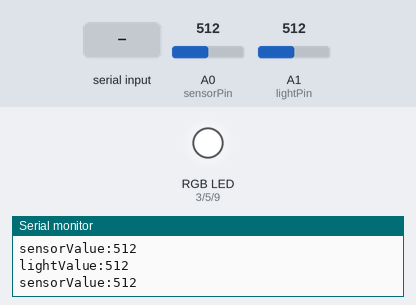
Simulated run of this sketch. Board: Arduino Uno, built with avr-gcc and run on an emulated ATmega328P. Parts: an RGB LED mixed from three pins (HIGH = lit), the last lines printed to the serial monitor. The inputs (shaded band) are chosen by the test bench; at power-on: A0 (sensorPin) = 512, A1 (lightPin) = 512.

Above: at 1.2 s.
1.3 s: "F" received over Serial
At 3.3 s:
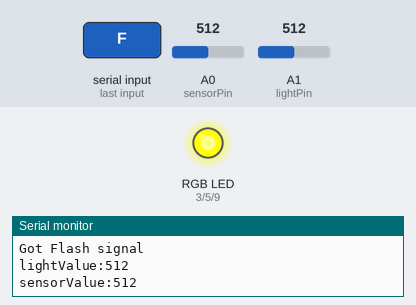
4.3 s: "S" received over Serial
At 6.5 s:
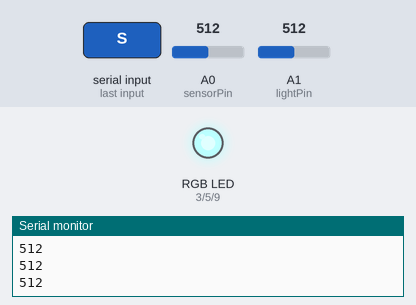
6.8 s: A0 (sensorPin) set to 306
At 7.2 s:
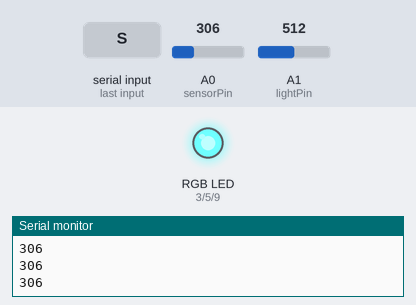
8.3 s: A0 (sensorPin) set to 122
At 9.5 s:
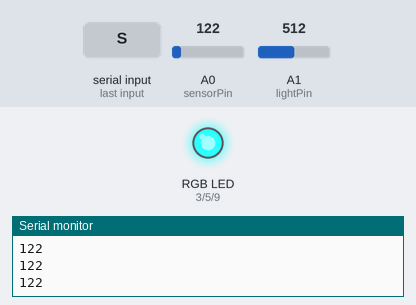
9.8 s: "G" received over Serial
At 11.9 s:
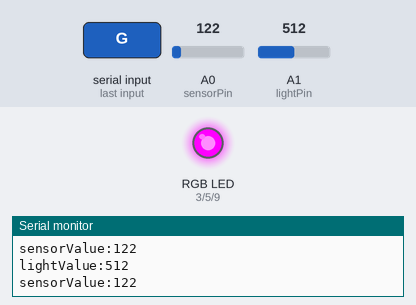
12.8 s: "B" received over Serial
At 15.3 s:
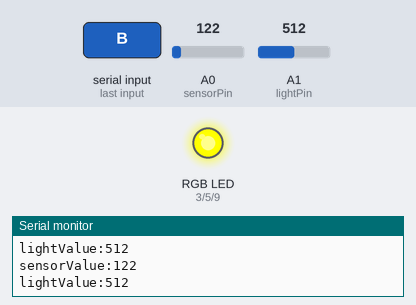
Timing chart, 0 to 16.3 s (numbered marks = the images above; inputs shaded):
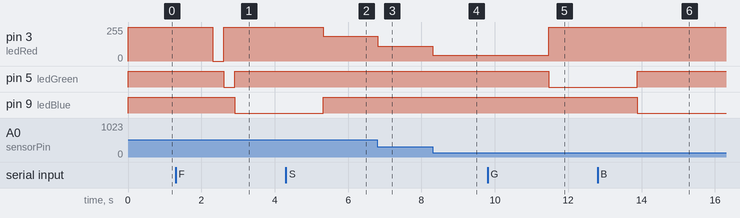

The sketch:

School_RGB_v6.ino
```cpp
int ledRed = 3;           // the PWM pin the LED is attached to RED Leg
int ledGreen = 5;           // the PWM pin the LED is attached to GREEN Leg
int ledBlue = 9;           // the PWM pin the LED is attached to BLUE Leg

int sensorPin = A0;    // select the input pin for the potentiometer
int sensorValue = 0;  // variable to store the value coming from the sensor

int lightPin = A1;    // select the input pin for the potentiometer
int lightValue = 0;  // variable to store the value coming from the sensor

//String this is where the data that I type in will get stored
String whatCameIn = "";

void setup() {

  pinMode(ledRed, OUTPUT);
  pinMode(ledGreen, OUTPUT);
  pinMode(ledBlue, OUTPUT);

  analogWrite(ledRed, 255);
  analogWrite(ledGreen, 255);
  analogWrite(ledBlue, 255);

  //Sets up the serial Speed
  Serial.begin(9600);
}


//Program will just keep looping around here looking for work to do !
void loop() {

   lightValue = analogRead(lightPin);
   Serial.print("lightValue:");
   Serial.println(lightValue);

   sensorValue = analogRead(sensorPin);
   Serial.print("sensorValue:");
   Serial.println(sensorValue);
   delay(100);


  //Id the serial line is good to go
  while (Serial.available())
  {

    //Read what I am typing in to the computer
    whatCameIn = Serial.readString();

    //Display back what I typed
    Serial.println("What Came in:" + whatCameIn);

    //Check to see what I typed in !
    if (whatCameIn.indexOf("R") == 0)          //If first Letter Contain R
    {
      //Display back if what I typed back was equal to the letter R
      Serial.println("Got Red");
      DoRed();
    }
    else if (whatCameIn.indexOf("G") == 0)     //If first Letter Contain G
    {
      //Display back if what I typed back was equal to the letter G
      Serial.println("Got Green");
      DoGreen();

    }
    else if (whatCameIn.indexOf("B") == 0)     //If first Letter Contain B
    {
      //Display back if what I typed back was equal to the letter B
      Serial.println("Got Blue");
      DoBlue();
    }
    else if (whatCameIn.indexOf("F") == 0)     //If first Letter Contain F for Flash
    {
      //Display back if what I typed back was equal to the letter B
      Serial.println("Got Flash signal");
      DoRed();
      delay(300);
      DoGreen();
      delay(300);
      DoBlue();
      delay(300);
    }
    else if (whatCameIn.indexOf("L") == 0)     //If first Letter Contain L for Loop
    {
      //Display back if what I typed back was equal to the letter B
      Serial.println("Got Loop signal");

      for (int iLoop = 0; iLoop < 10; iLoop++)
      {
        DoRed();
        delay(100);
        DoGreen();
        delay(100);
        DoBlue();
        delay(100);
      }
    }
    else if (whatCameIn.indexOf("S") == 0)     //If first Letter Contain S for read sensor Value
    {
      for (int iLoop = 0; iLoop < 1000; iLoop++)
      {
          //read AO value
        sensorValue = analogRead(sensorPin);

        //Just do for Red
        analogWrite(ledRed, map(sensorValue, 0, 697, 0, 255));
        Serial.println(sensorValue);

        analogWrite(ledGreen, 255);
        analogWrite(ledBlue, 255);
      }
    }

  }

}

//use of a function block
void DoRed()
{
  analogWrite(ledRed, 0);
  analogWrite(ledGreen, 255);
  analogWrite(ledBlue, 255);
}
void DoGreen()
{
  analogWrite(ledRed, 255);
  analogWrite(ledGreen, 0);
  analogWrite(ledBlue, 255);
}
void DoBlue()
{
  analogWrite(ledRed, 255);
  analogWrite(ledGreen, 255);
  analogWrite(ledBlue, 0);
}
```

Measured:
- after the input at 1.3 s, pin 3 (ledRed): 255/255 → 0/255 after 1.0 s, → 255/255 0.30 s later; pin 5 (ledGreen): HIGH → LOW after 1.3 s, → HIGH 0.30 s later; pin 9 (ledBlue): HIGH → LOW after 1.6 s
- after the input at 4.3 s, pin 3 (ledRed): 255/255 → 187/255 after 1.0 s; pin 9 (ledBlue): LOW → HIGH after 1.0 s
- after the input at 6.8 s, pin 3 (ledRed): 187/255 → 111/255 at once
- after the input at 8.3 s, pin 3 (ledRed): 111/255 → 44/255 at once
- after the input at 9.8 s, pin 3 (ledRed): 44/255 → 255/255 after 1.7 s; pin 5 (ledGreen): HIGH → LOW after 1.7 s
- after the input at 12.8 s, pin 5 (ledGreen): LOW → HIGH after 1.1 s; pin 9 (ledBlue): HIGH → LOW after 1.1 s
